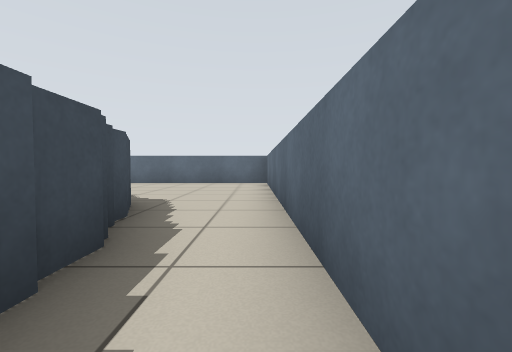
[1] (above)

21 first-person views from a walk through a world built for the Player/Stage simulator. The camera is 0.59 m above the floor, tilts 2° down and sees 90° across. Floor lines are 1 m apart. The floor is counted in squares, 1 m on a side. Each view is taken from the middle of a square. On the plan, view 1 faces up. The plan holds only what a view shows up to about 9 squares ahead; the rest is blank. Robots are left out.

[2]
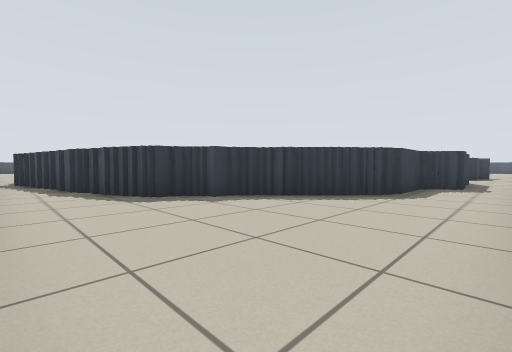

[3]
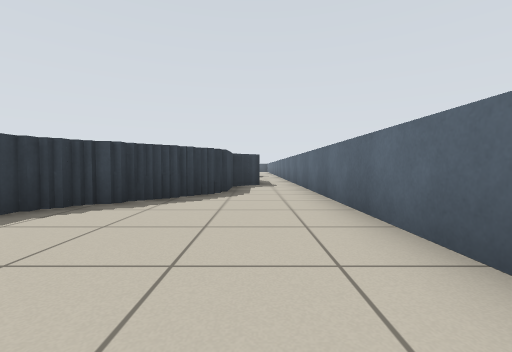

[4]
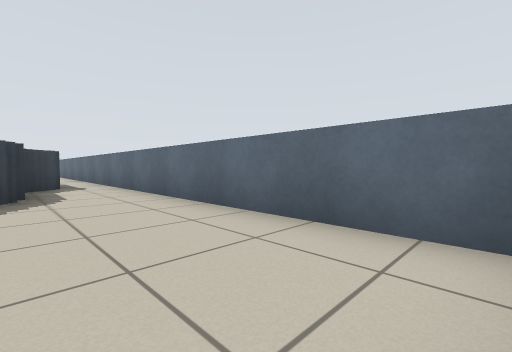

[5]
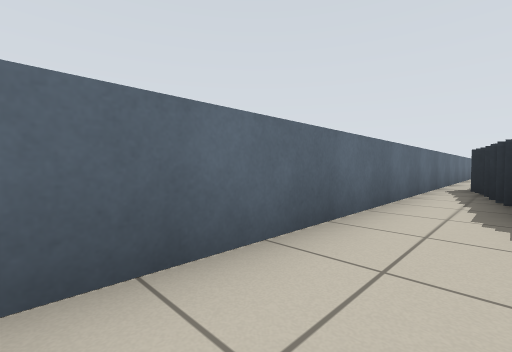

[6]
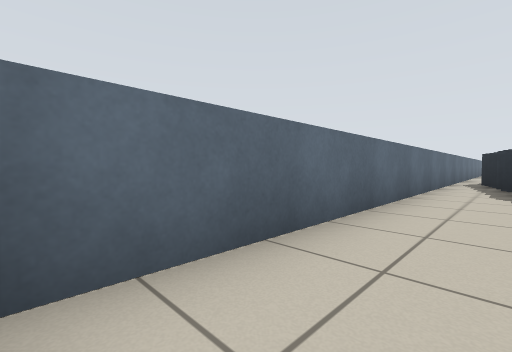

[7]
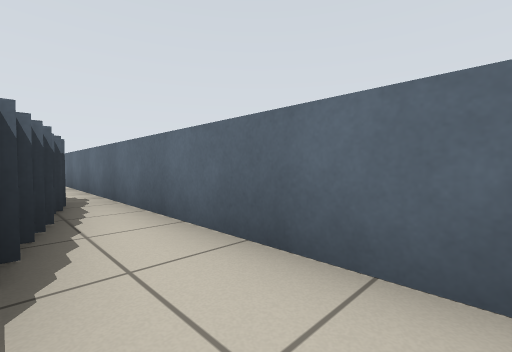

[8]
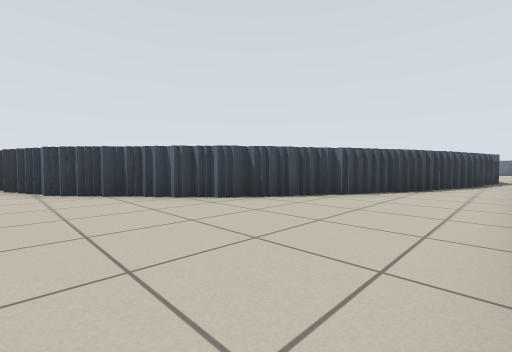

[9]
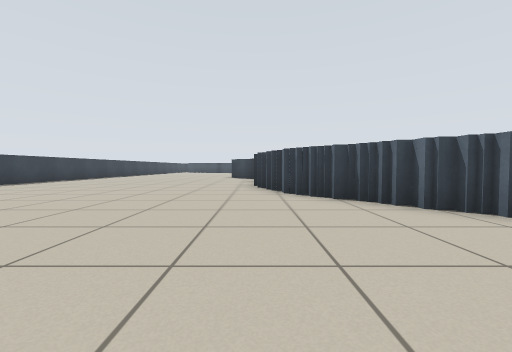

[10]
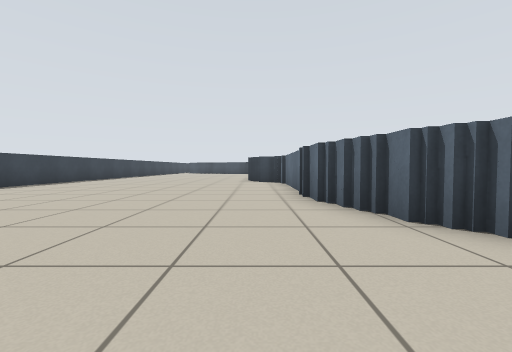

[11]
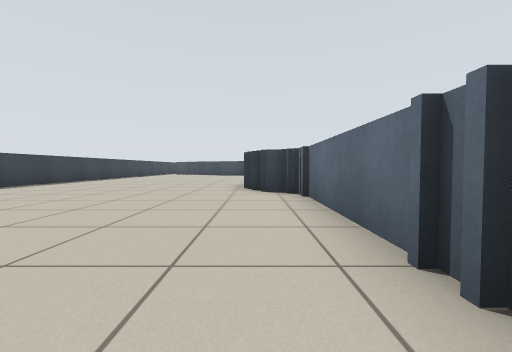

[12]
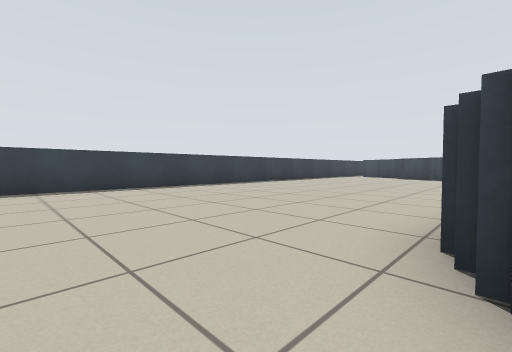

[13]
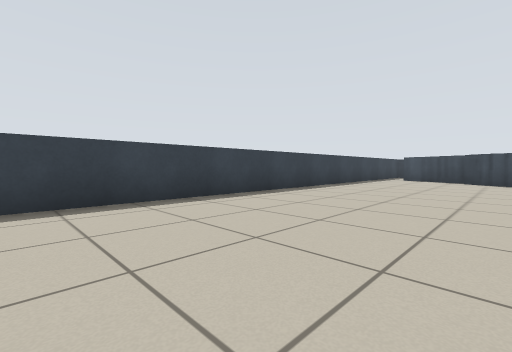

[14]
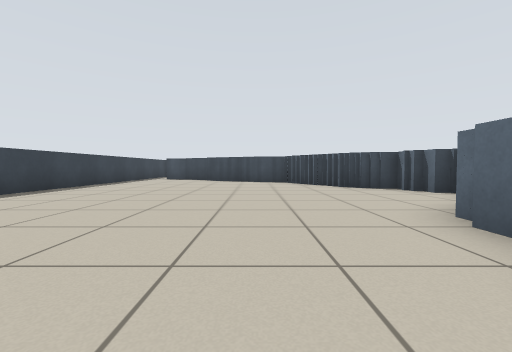

[15]
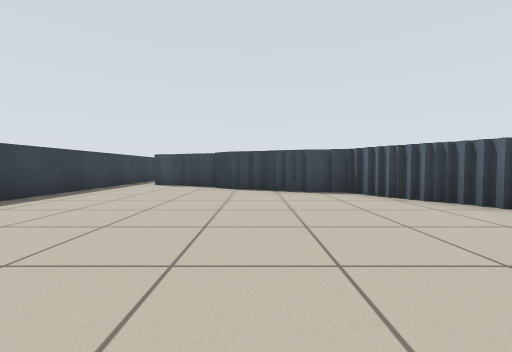

[16]
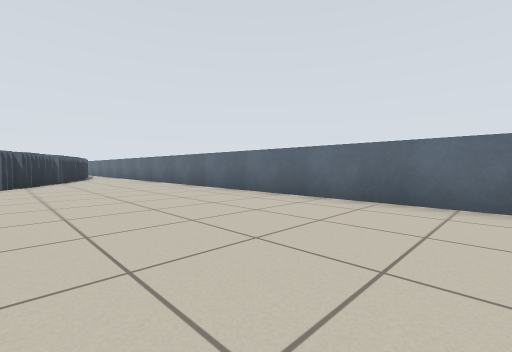

[17]
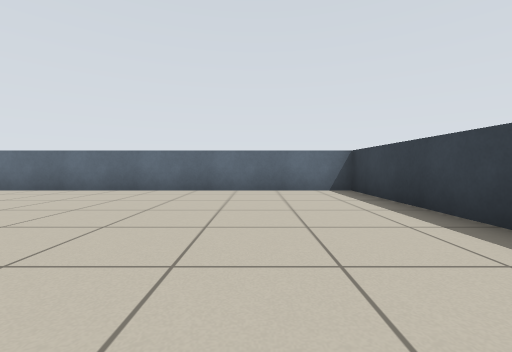

[18]
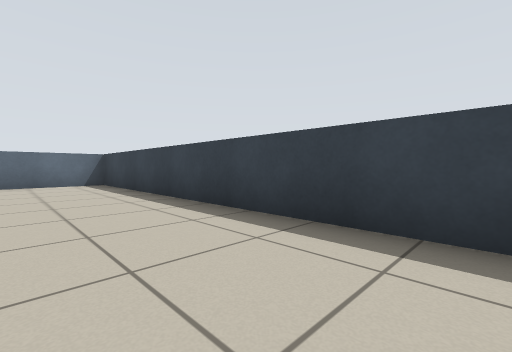

[19]
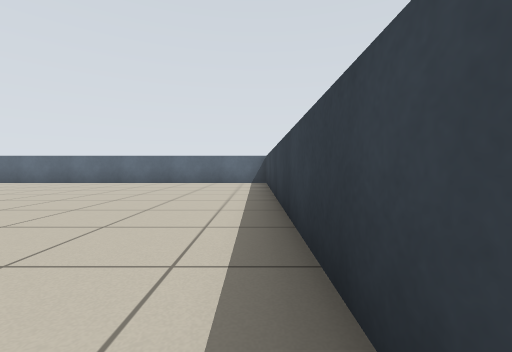

[20]
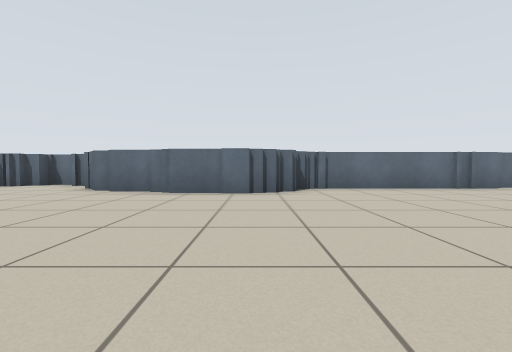

[21]
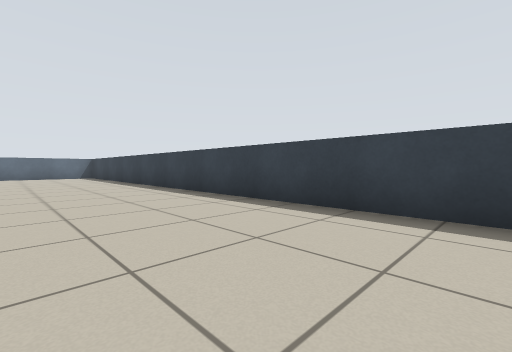

### Floor plan
Ten units are one square. View 1 is at (0, 0); x grows to the right and y downward. Boxes are objects, and circles mark ways between rooms. Rooms are numbered by the first view taken in them; rooms with no view inside come last. Other rooms are left out.
<svg viewBox="-296 -99 305 328">
<path fill="none" stroke="#000" d="M-36 -49 -29 -49M-45 -62 -45 -58 -42 -58 -42 -52 -35 -52M-28 -42 -18 -42 -18 -32M-52 -65 -48 -65M-15 -34 -15 -21M-11 -21 -11 -5M1 -94 -104 -94M-9 -6 -9 2M-7 1 -7 12M-110 -80 -81 -80 -81 -73 -58 -73M-7 30 -7 40M-9 40 -9 49M-11 48 -11 59M4 71 4 -91M-145 152 -172 152M-135 143 -140 143 -140 149 -146 149M-81 139 -136 139M-171 149 -186 149M-74 137 -82 137M-65 134 -75 134M-186 146 -191 146M-60 129 -65 129M-52 122 -56 122 -56 126M-49 119 -54 119M-202 129 -209 129M-211 126 -218 126 -218 129 -224 129M-38 111 -45 111 -45 116 -50 116M-34 99 -34 105 -39 105M-232 138 -232 142M-235 146 -240 146M-230 131 -230 139M-32 95 -32 100M-239 149 -245 149M-244 152 -250 152M-30 90 -30 96M-249 154 -254 154M-252 157 -260 157 -260 171M-24 82 -24 89M-262 170 -262 176M-20 75 -20 81M-267 178 -267 188M-18 70 -18 76M-276 191 -276 198M-278 198 -278 202M-15 60 -15 71M-282 202 -282 212M-291 224 4 224 4 116"/>
<circle cx="0" cy="60" r="3" fill="#2a7"/>
<text x="-30" y="-60">1</text>
<text x="-120" y="180">2</text>
</svg>
Room 1 opens to room 2.

Where each view was taken, in squares from view 1:
view 1: 0 up, 0 right, facing up
view 2: 9 up, 0 right, facing down-left
view 3: 8 up, 0 right, facing left
view 4: 7 up, 0 right, facing up-left
view 5: 6 up, 1 left, facing down-right
view 6: 9 up, 1 left, facing down-right
view 7: 7 down, 1 left, facing up-right
view 8: 14 down, 0 right, facing up-left
view 9: 14 down, 1 left, facing left
view 10: 15 down, 4 left, facing left
view 11: 15 down, 8 left, facing left
view 12: 15 down, 13 left, facing down-left
view 13: 18 down, 16 left, facing down-left
view 14: 17 down, 16 left, facing left
view 15: 18 down, 20 left, facing left
view 16: 20 down, 4 left, facing up-right
view 17: 20 down, 6 left, facing right
view 18: 20 down, 9 left, facing down-right
view 19: 22 down, 9 left, facing right
view 20: 21 down, 15 left, facing up
view 21: 19 down, 15 left, facing down-right
